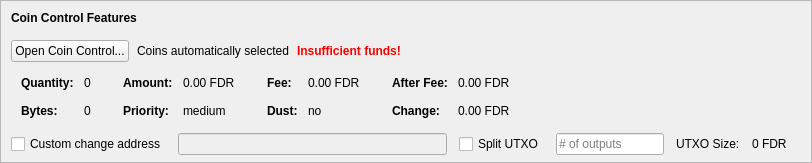
    <widget class="QFrame" name="frameCoinControl">
     <property name="sizePolicy">
      <sizepolicy hsizetype="Expanding" vsizetype="Expanding">
       <horstretch>0</horstretch>
       <verstretch>0</verstretch>
      </sizepolicy>
     </property>
     <property name="maximumSize">
      <size>
       <width>16777215</width>
       <height>16777215</height>
      </size>
     </property>
     <property name="frameShape">
      <enum>QFrame::StyledPanel</enum>
     </property>
     <property name="frameShadow">
      <enum>QFrame::Sunken</enum>
     </property>
     <layout class="QVBoxLayout" name="verticalLayoutCoinControl2">
      <property name="spacing">
       <number>0</number>
      </property>
      <property name="leftMargin">
       <number>0</number>
      </property>
      <property name="topMargin">
       <number>0</number>
      </property>
      <property name="rightMargin">
       <number>0</number>
      </property>
      <property name="bottomMargin">
       <number>6</number>
      </property>
      <item>
       <layout class="QVBoxLayout" name="verticalLayoutCoinControl" stretch="0,0,0,0,1">
        <property name="spacing">
         <number>0</number>
        </property>
        <property name="leftMargin">
         <number>10</number>
        </property>
        <property name="topMargin">
         <number>10</number>
        </property>
        <item>
         <layout class="QHBoxLayout" name="horizontalLayoutCoinControl1">
          <property name="bottomMargin">
           <number>15</number>
          </property>
          <item>
           <widget class="QLabel" name="labelCoinControlFeatures">
            <property name="sizePolicy">
             <sizepolicy hsizetype="Preferred" vsizetype="Maximum">
              <horstretch>0</horstretch>
              <verstretch>0</verstretch>
             </sizepolicy>
            </property>
            <property name="font">
             <font>
              <weight>75</weight>
              <bold>true</bold>
             </font>
            </property>
            <property name="styleSheet">
             <string notr="true">font-weight:bold;</string>
            </property>
            <property name="text">
             <string>Coin Control Features</string>
            </property>
           </widget>
          </item>
         </layout>
        </item>
        <item>
         <layout class="QHBoxLayout" name="horizontalLayoutCoinControl2" stretch="0,0,0,0">
          <property name="spacing">
           <number>8</number>
          </property>
          <property name="bottomMargin">
           <number>10</number>
          </property>
          <item>
           <widget class="QPushButton" name="pushButtonCoinControl">
            <property name="styleSheet">
             <string notr="true"/>
            </property>
            <property name="text">
             <string>Open Coin Control...</string>
            </property>
            <property name="autoDefault">
             <bool>false</bool>
            </property>
           </widget>
          </item>
          <item>
           <widget class="QLabel" name="labelCoinControlAutomaticallySelected">
            <property name="text">
             <string>Coins automatically selected</string>
            </property>
            <property name="margin">
             <number>5</number>
            </property>
           </widget>
          </item>
          <item>
           <widget class="QLabel" name="labelCoinControlInsuffFunds">
            <property name="font">
             <font>
              <weight>75</weight>
              <bold>true</bold>
             </font>
            </property>
            <property name="styleSheet">
             <string notr="true">color:red;font-weight:bold;</string>
            </property>
            <property name="text">
             <string>Insufficient funds!</string>
            </property>
            <property name="margin">
             <number>5</number>
            </property>
           </widget>
          </item>
          <item>
           <spacer name="horizontalSpacerCoinControl">
            <property name="orientation">
             <enum>Qt::Horizontal</enum>
            </property>
            <property name="sizeHint" stdset="0">
             <size>
              <width>40</width>
              <height>1</height>
             </size>
            </property>
           </spacer>
          </item>
         </layout>
        </item>
        <item>
         <widget class="QWidget" name="widgetCoinControl" native="true">
          <property name="sizePolicy">
           <sizepolicy hsizetype="Preferred" vsizetype="Preferred">
            <horstretch>0</horstretch>
            <verstretch>0</verstretch>
           </sizepolicy>
          </property>
          <property name="minimumSize">
           <size>
            <width>0</width>
            <height>0</height>
           </size>
          </property>
          <property name="styleSheet">
           <string notr="true"/>
          </property>
          <layout class="QHBoxLayout" name="horizontalLayoutCoinControl5">
           <property name="leftMargin">
            <number>0</number>
           </property>
           <property name="topMargin">
            <number>0</number>
           </property>
           <property name="rightMargin">
            <number>0</number>
           </property>
           <property name="bottomMargin">
            <number>0</number>
           </property>
           <item>
            <layout class="QHBoxLayout" name="horizontalLayoutCoinControl3" stretch="0,0,0,1">
             <property name="spacing">
              <number>20</number>
             </property>
             <property name="topMargin">
              <number>0</number>
             </property>
             <property name="bottomMargin">
              <number>10</number>
             </property>
             <item>
              <layout class="QFormLayout" name="formLayoutCoinControl1">
               <property name="horizontalSpacing">
                <number>10</number>
               </property>
               <property name="verticalSpacing">
                <number>14</number>
               </property>
               <property name="leftMargin">
                <number>10</number>
               </property>
               <property name="topMargin">
                <number>4</number>
               </property>
               <property name="rightMargin">
                <number>6</number>
               </property>
               <item row="0" column="0">
                <widget class="QLabel" name="labelCoinControlQuantityText">
                 <property name="font">
                  <font>
                   <weight>75</weight>
                   <bold>true</bold>
                  </font>
                 </property>
                 <property name="text">
                  <string>Quantity:</string>
                 </property>
                 <property name="margin">
                  <number>0</number>
                 </property>
                </widget>
               </item>
               <item row="0" column="1">
                <widget class="QLabel" name="labelCoinControlQuantity">
                 <property name="cursor">
                  <cursorShape>IBeamCursor</cursorShape>
                 </property>
                 <property name="contextMenuPolicy">
                  <enum>Qt::ActionsContextMenu</enum>
                 </property>
                 <property name="text">
                  <string notr="true">0</string>
                 </property>
                 <property name="margin">
                  <number>0</number>
                 </property>
                 <property name="textInteractionFlags">
                  <set>Qt::LinksAccessibleByMouse|Qt::TextSelectableByKeyboard|Qt::TextSelectableByMouse</set>
                 </property>
                </widget>
               </item>
               <item row="1" column="0">
                <widget class="QLabel" name="labelCoinControlBytesText">
                 <property name="font">
                  <font>
                   <weight>75</weight>
                   <bold>true</bold>
                  </font>
                 </property>
                 <property name="text">
                  <string>Bytes:</string>
                 </property>
                </widget>
               </item>
               <item row="1" column="1">
                <widget class="QLabel" name="labelCoinControlBytes">
                 <property name="cursor">
                  <cursorShape>IBeamCursor</cursorShape>
                 </property>
                 <property name="contextMenuPolicy">
                  <enum>Qt::ActionsContextMenu</enum>
                 </property>
                 <property name="text">
                  <string notr="true">0</string>
                 </property>
                 <property name="textInteractionFlags">
                  <set>Qt::LinksAccessibleByMouse|Qt::TextSelectableByKeyboard|Qt::TextSelectableByMouse</set>
                 </property>
                </widget>
               </item>
              </layout>
             </item>
             <item>
              <layout class="QFormLayout" name="formLayoutCoinControl2">
               <property name="horizontalSpacing">
                <number>10</number>
               </property>
               <property name="verticalSpacing">
                <number>14</number>
               </property>
               <property name="leftMargin">
                <number>6</number>
               </property>
               <property name="topMargin">
                <number>4</number>
               </property>
               <property name="rightMargin">
                <number>6</number>
               </property>
               <item row="0" column="0">
                <widget class="QLabel" name="labelCoinControlAmountText">
                 <property name="font">
                  <font>
                   <weight>75</weight>
                   <bold>true</bold>
                  </font>
                 </property>
                 <property name="text">
                  <string>Amount:</string>
                 </property>
                 <property name="margin">
                  <number>0</number>
                 </property>
                </widget>
               </item>
               <item row="0" column="1">
                <widget class="QLabel" name="labelCoinControlAmount">
                 <property name="cursor">
                  <cursorShape>IBeamCursor</cursorShape>
                 </property>
                 <property name="contextMenuPolicy">
                  <enum>Qt::ActionsContextMenu</enum>
                 </property>
                 <property name="text">
                  <string notr="true">0.00 FDR</string>
                 </property>
                 <property name="textInteractionFlags">
                  <set>Qt::LinksAccessibleByMouse|Qt::TextSelectableByKeyboard|Qt::TextSelectableByMouse</set>
                 </property>
                </widget>
               </item>
               <item row="1" column="0">
                <widget class="QLabel" name="labelCoinControlPriorityText">
                 <property name="font">
                  <font>
                   <weight>75</weight>
                   <bold>true</bold>
                  </font>
                 </property>
                 <property name="text">
                  <string>Priority:</string>
                 </property>
                </widget>
               </item>
               <item row="1" column="1">
                <widget class="QLabel" name="labelCoinControlPriority">
                 <property name="cursor">
                  <cursorShape>IBeamCursor</cursorShape>
                 </property>
                 <property name="contextMenuPolicy">
                  <enum>Qt::ActionsContextMenu</enum>
                 </property>
                 <property name="text">
                  <string>medium</string>
                 </property>
                 <property name="textInteractionFlags">
                  <set>Qt::LinksAccessibleByMouse|Qt::TextSelectableByKeyboard|Qt::TextSelectableByMouse</set>
                 </property>
                </widget>
               </item>
              </layout>
             </item>
             <item>
              <layout class="QFormLayout" name="formLayoutCoinControl3">
               <property name="horizontalSpacing">
                <number>10</number>
               </property>
               <property name="verticalSpacing">
                <number>14</number>
               </property>
               <property name="leftMargin">
                <number>6</number>
               </property>
               <property name="topMargin">
                <number>4</number>
               </property>
               <property name="rightMargin">
                <number>6</number>
               </property>
               <item row="0" column="0">
                <widget class="QLabel" name="labelCoinControlFeeText">
                 <property name="font">
                  <font>
                   <weight>75</weight>
                   <bold>true</bold>
                  </font>
                 </property>
                 <property name="text">
                  <string>Fee:</string>
                 </property>
                 <property name="margin">
                  <number>0</number>
                 </property>
                </widget>
               </item>
               <item row="0" column="1">
                <widget class="QLabel" name="labelCoinControlFee">
                 <property name="cursor">
                  <cursorShape>IBeamCursor</cursorShape>
                 </property>
                 <property name="contextMenuPolicy">
                  <enum>Qt::ActionsContextMenu</enum>
                 </property>
                 <property name="text">
                  <string notr="true">0.00 FDR</string>
                 </property>
                 <property name="textInteractionFlags">
                  <set>Qt::LinksAccessibleByMouse|Qt::TextSelectableByKeyboard|Qt::TextSelectableByMouse</set>
                 </property>
                </widget>
               </item>
               <item row="1" column="0">
                <widget class="QLabel" name="labelCoinControlLowOutputText">
                 <property name="font">
                  <font>
                   <weight>75</weight>
                   <bold>true</bold>
                  </font>
                 </property>
                 <property name="text">
                  <string>Dust:</string>
                 </property>
                </widget>
               </item>
               <item row="1" column="1">
                <widget class="QLabel" name="labelCoinControlLowOutput">
                 <property name="cursor">
                  <cursorShape>IBeamCursor</cursorShape>
                 </property>
                 <property name="contextMenuPolicy">
                  <enum>Qt::ActionsContextMenu</enum>
                 </property>
                 <property name="text">
                  <string>no</string>
                 </property>
                 <property name="textInteractionFlags">
                  <set>Qt::LinksAccessibleByMouse|Qt::TextSelectableByKeyboard|Qt::TextSelectableByMouse</set>
                 </property>
                </widget>
               </item>
              </layout>
             </item>
             <item>
              <layout class="QFormLayout" name="formLayoutCoinControl4">
               <property name="horizontalSpacing">
                <number>10</number>
               </property>
               <property name="verticalSpacing">
                <number>14</number>
               </property>
               <property name="leftMargin">
                <number>6</number>
               </property>
               <property name="topMargin">
                <number>4</number>
               </property>
               <property name="rightMargin">
                <number>6</number>
               </property>
               <item row="0" column="0">
                <widget class="QLabel" name="labelCoinControlAfterFeeText">
                 <property name="font">
                  <font>
                   <weight>75</weight>
                   <bold>true</bold>
                  </font>
                 </property>
                 <property name="text">
                  <string>After Fee:</string>
                 </property>
                 <property name="margin">
                  <number>0</number>
                 </property>
                </widget>
               </item>
               <item row="0" column="1">
                <widget class="QLabel" name="labelCoinControlAfterFee">
                 <property name="cursor">
                  <cursorShape>IBeamCursor</cursorShape>
                 </property>
                 <property name="contextMenuPolicy">
                  <enum>Qt::ActionsContextMenu</enum>
                 </property>
                 <property name="text">
                  <string notr="true">0.00 FDR</string>
                 </property>
                 <property name="textInteractionFlags">
                  <set>Qt::LinksAccessibleByMouse|Qt::TextSelectableByKeyboard|Qt::TextSelectableByMouse</set>
                 </property>
                </widget>
               </item>
               <item row="1" column="0">
                <widget class="QLabel" name="labelCoinControlChangeText">
                 <property name="font">
                  <font>
                   <weight>75</weight>
                   <bold>true</bold>
                  </font>
                 </property>
                 <property name="text">
                  <string>Change:</string>
                 </property>
                </widget>
               </item>
               <item row="1" column="1">
                <widget class="QLabel" name="labelCoinControlChange">
                 <property name="cursor">
                  <cursorShape>IBeamCursor</cursorShape>
                 </property>
                 <property name="contextMenuPolicy">
                  <enum>Qt::ActionsContextMenu</enum>
                 </property>
                 <property name="text">
                  <string notr="true">0.00 FDR</string>
                 </property>
                 <property name="textInteractionFlags">
                  <set>Qt::LinksAccessibleByMouse|Qt::TextSelectableByKeyboard|Qt::TextSelectableByMouse</set>
                 </property>
                </widget>
               </item>
              </layout>
             </item>
            </layout>
           </item>
          </layout>
         </widget>
        </item>
        <item>
         <layout class="QHBoxLayout" name="horizontalLayoutCoinControl4" stretch="0,0,0,0,0,0,0">
          <property name="spacing">
           <number>12</number>
          </property>
          <property name="sizeConstraint">
           <enum>QLayout::SetDefaultConstraint</enum>
          </property>
          <property name="topMargin">
           <number>5</number>
          </property>
          <property name="rightMargin">
           <number>5</number>
          </property>
          <item>
           <widget class="QCheckBox" name="checkBoxCoinControlChange">
            <property name="toolTip">
             <string>If this is activated, but the change address is empty or invalid, change will be sent to a newly generated address.</string>
            </property>
            <property name="text">
             <string>Custom change address</string>
            </property>
           </widget>
          </item>
          <item>
           <widget class="QValidatedLineEdit" name="lineEditCoinControlChange">
            <property name="enabled">
             <bool>false</bool>
            </property>
            <property name="sizePolicy">
             <sizepolicy hsizetype="Expanding" vsizetype="Fixed">
              <horstretch>0</horstretch>
              <verstretch>0</verstretch>
             </sizepolicy>
            </property>
           </widget>
          </item>
          <item>
           <widget class="QCheckBox" name="splitBlockCheckBox">
            <property name="text">
             <string>Split UTXO</string>
            </property>
           </widget>
          </item>
          <item>
           <widget class="QLineEdit" name="splitBlockLineEdit">
            <property name="sizePolicy">
             <sizepolicy hsizetype="Fixed" vsizetype="Fixed">
              <horstretch>50</horstretch>
              <verstretch>0</verstretch>
             </sizepolicy>
            </property>
            <property name="placeholderText">
             <string># of outputs</string>
            </property>
           </widget>
          </item>
          <item>
           <widget class="QLabel" name="labelBlockSizeText">
            <property name="text">
             <string>UTXO Size:</string>
            </property>
           </widget>
          </item>
          <item>
           <widget class="QLabel" name="labelBlockSize">
            <property name="text">
             <string>0 FDR</string>
            </property>
           </widget>
          </item>
          <item>
           <widget class="QLabel" name="labelCoinControlChangeLabel">
            <property name="sizePolicy">
             <sizepolicy hsizetype="Preferred" vsizetype="Expanding">
              <horstretch>0</horstretch>
              <verstretch>0</verstretch>
             </sizepolicy>
            </property>
            <property name="minimumSize">
             <size>
              <width>0</width>
              <height>0</height>
             </size>
            </property>
            <property name="text">
             <string/>
            </property>
            <property name="margin">
             <number>3</number>
            </property>
           </widget>
          </item>
         </layout>
        </item>
        <item>
         <spacer name="verticalSpacerCoinControl">
          <property name="orientation">
           <enum>Qt::Vertical</enum>
          </property>
          <property name="sizeHint" stdset="0">
           <size>
            <width>800</width>
            <height>1</height>
           </size>
          </property>
         </spacer>
        </item>
       </layout>
      </item>
     </layout>
    </widget>
